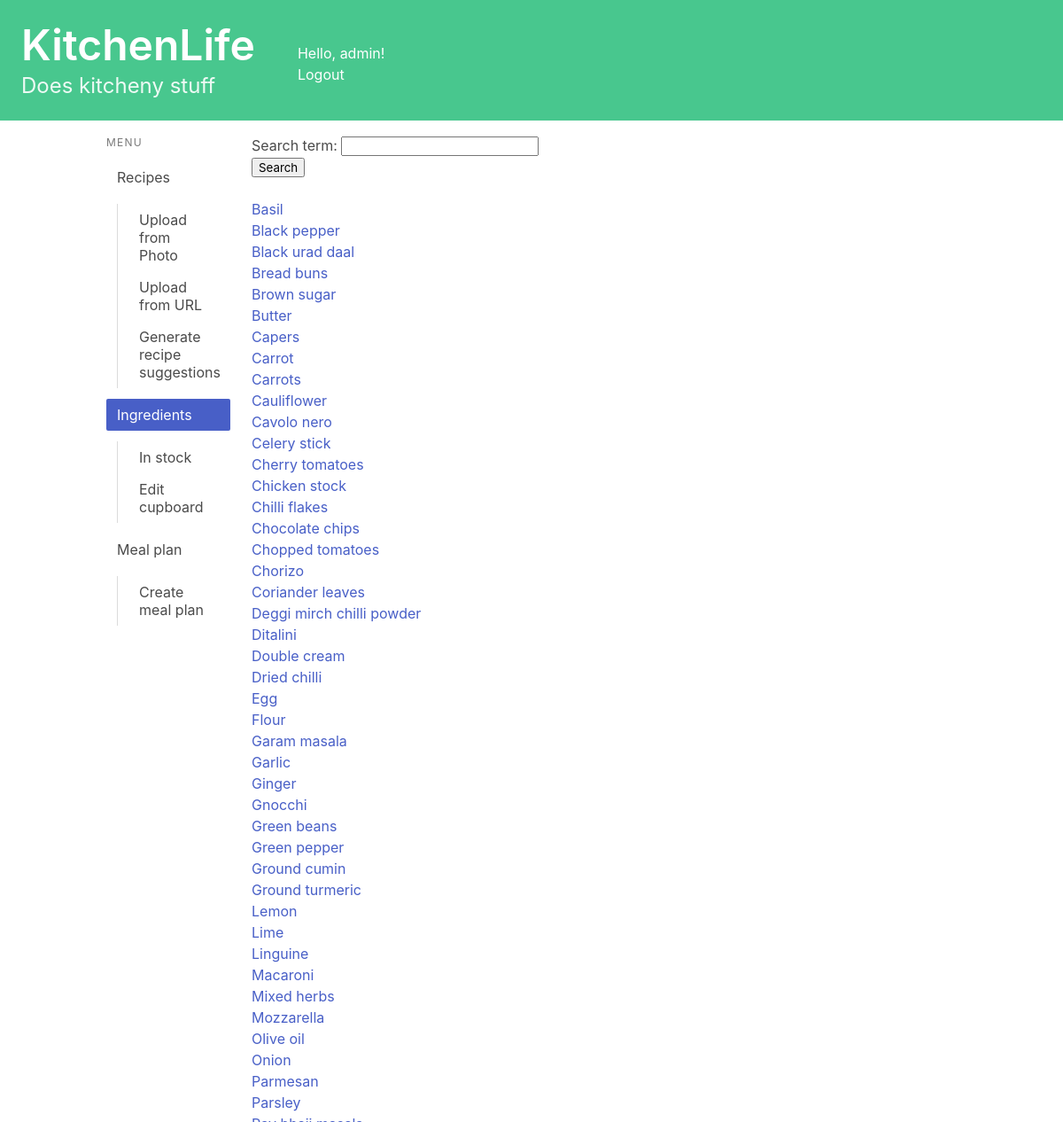
Before: /cupboard/ (signed in, upper part) with the older database file.
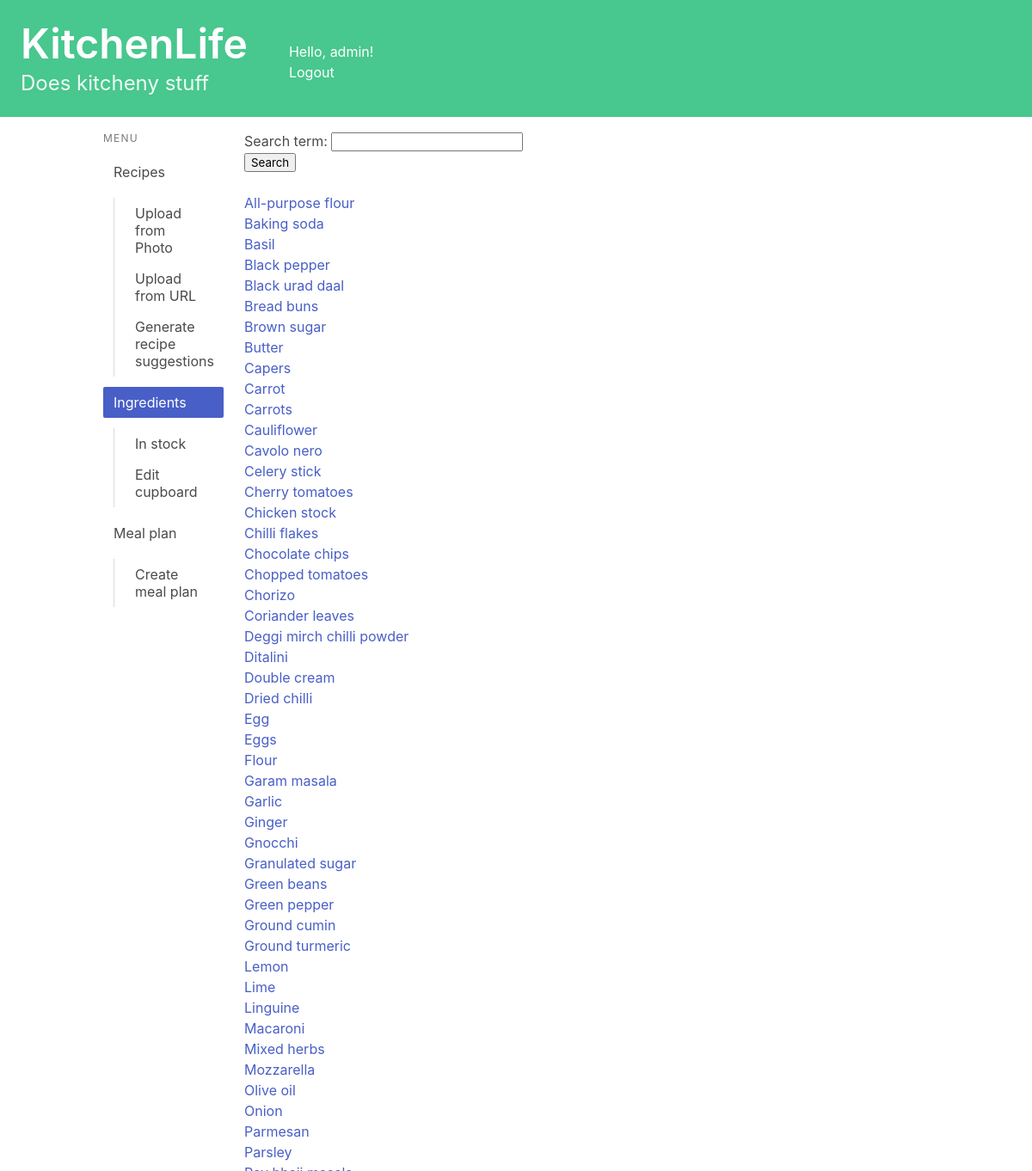
After: the same page with the newer database file.
### cupboard/models.py (models this page shows, shortened)
class Ingredient(models.Model):
    name = models.CharField(max_length=50)

### cupboard/views.py (the view)
# urls.py: path('', views.ingredients_index, name='ingredients_index'),
@login_required
def ingredients_index(request):
    profile = request.user.profile
    if request.method == 'POST':
        form = SearchForm(request.POST)
        if form.is_valid():
            filtered_ingredient = form.cleaned_data['search_term']
            ingredient_list = profile.ingredients_referenced.filter(name__contains=filtered_ingredient).order_by("name")
    else:
        form = SearchForm()
        ingredient_list = profile.ingredients_referenced.filter().order_by("name")
    context = {'ingredient_list': ingredient_list, 'form': form}
    return render(request, 'cupboard/ingredients_index.html', context)

### recipes/forms.py
class SearchForm(forms.Form):
    search_term = forms.CharField(max_length=50)

### recipes/templatetags/is_active.py (called while the page is built)
@register.simple_tag
def is_active(request, url):
    if reverse(url) == request.path:
        return "is-active"
    return ""

### cupboard/templates/cupboard/ingredients_index.html (shortened to what this page needs)
{% extends 'base.html' %}
{% block content %}
<ul>
    <form method="post">
         {{ form.as_p }}
        <button type="submit">Search</button>
    </form>
    <br>
{% if ingredient_list %}
    {% for ingredient in ingredient_list %}
    <li><a href="{% url 'cupboard:ingredient_detail' ingredient.id %}">{{ ingredient.name }}</a></li>
    {% endfor %}
{% else %}
    <p>No ingredients are available.</p>
{% endif %}
</ul>
{% endblock content %}

Changed rows visible on the page:
added Ingredient: name "All-purpose flour"
added Ingredient: name "Baking soda"
added Ingredient: name "Eggs"
added Ingredient: name "Granulated sugar"
